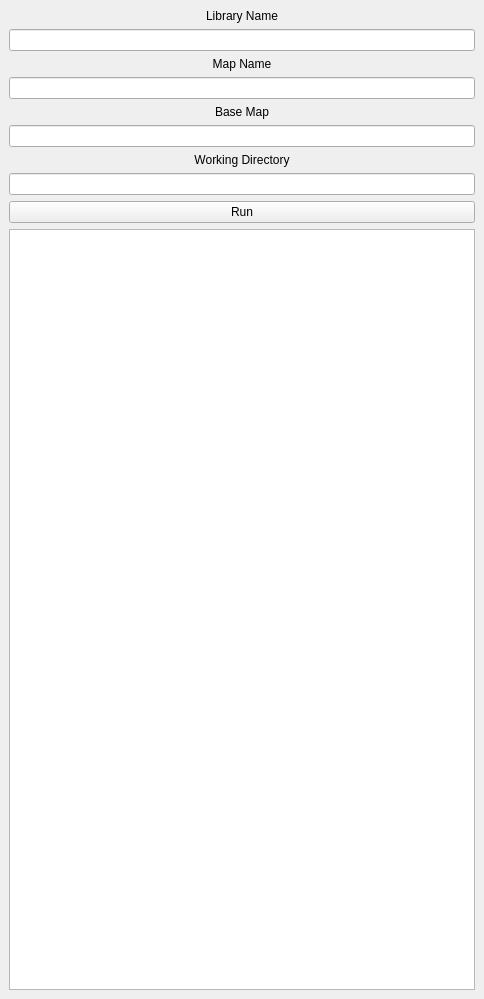
<?xml version="1.0" encoding="UTF-8"?>
<ui version="4.0">
 <class>GameStart</class>
 <widget class="QDockWidget" name="GameStart">
  <property name="enabled">
   <bool>true</bool>
  </property>
  <property name="geometry">
   <rect>
    <x>0</x>
    <y>0</y>
    <width>484</width>
    <height>999</height>
   </rect>
  </property>
  <property name="minimumSize">
   <size>
    <width>256</width>
    <height>474</height>
   </size>
  </property>
  <property name="layoutDirection">
   <enum>Qt::LeftToRight</enum>
  </property>
  <property name="windowTitle">
   <string>Game Start</string>
  </property>
  <widget class="QWidget" name="dockWidgetContents">
   <layout class="QGridLayout" name="gridLayout_2">
    <item row="10" column="0">
     <widget class="QPushButton" name="runButton">
      <property name="text">
       <string>Run</string>
      </property>
     </widget>
    </item>
    <item row="7" column="0">
     <widget class="QLineEdit" name="workingDirectoryEdit"/>
    </item>
    <item row="6" column="0">
     <widget class="QLabel" name="label">
      <property name="text">
       <string>Working Directory</string>
      </property>
      <property name="alignment">
       <set>Qt::AlignCenter</set>
      </property>
     </widget>
    </item>
    <item row="5" column="0">
     <widget class="QLineEdit" name="baseMapEdit"/>
    </item>
    <item row="2" column="0">
     <widget class="QLabel" name="label_3">
      <property name="text">
       <string>Map Name</string>
      </property>
      <property name="alignment">
       <set>Qt::AlignCenter</set>
      </property>
     </widget>
    </item>
    <item row="3" column="0">
     <widget class="QLineEdit" name="mapNameEdit"/>
    </item>
    <item row="4" column="0">
     <widget class="QLabel" name="label_2">
      <property name="text">
       <string>Base Map</string>
      </property>
      <property name="alignment">
       <set>Qt::AlignCenter</set>
      </property>
     </widget>
    </item>
    <item row="1" column="0">
     <widget class="QLineEdit" name="libraryNameEdit"/>
    </item>
    <item row="0" column="0">
     <widget class="QLabel" name="label_4">
      <property name="text">
       <string>Library Name</string>
      </property>
      <property name="alignment">
       <set>Qt::AlignCenter</set>
      </property>
     </widget>
    </item>
    <item row="11" column="0">
     <widget class="QTextEdit" name="outputWindow">
      <property name="autoFillBackground">
       <bool>true</bool>
      </property>
     </widget>
    </item>
   </layout>
  </widget>
 </widget>
 <resources/>
 <connections/>
</ui>
